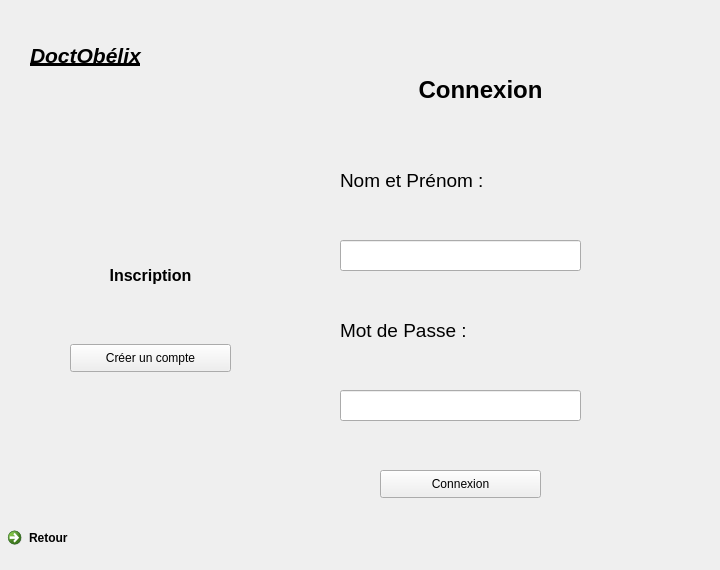
<?xml version="1.0" encoding="UTF-8"?>
<ui version="4.0">
 <class>Form</class>
 <widget class="QWidget" name="Form">
  <property name="geometry">
   <rect>
    <x>0</x>
    <y>0</y>
    <width>720</width>
    <height>570</height>
   </rect>
  </property>
  <property name="windowTitle">
   <string>Form</string>
  </property>
  <widget class="QLabel" name="labelNomPrenom">
   <property name="geometry">
    <rect>
     <x>340</x>
     <y>160</y>
     <width>351</width>
     <height>41</height>
    </rect>
   </property>
   <property name="text">
    <string>&lt;html&gt;&lt;head/&gt;&lt;body&gt;&lt;p&gt;&lt;span style=&quot; font-size:14pt;&quot;&gt;Nom et Prénom :&lt;/span&gt;&lt;/p&gt;&lt;/body&gt;&lt;/html&gt;</string>
   </property>
  </widget>
  <widget class="QLabel" name="labelMdP">
   <property name="geometry">
    <rect>
     <x>340</x>
     <y>310</y>
     <width>351</width>
     <height>41</height>
    </rect>
   </property>
   <property name="text">
    <string>&lt;html&gt;&lt;head/&gt;&lt;body&gt;&lt;p&gt;&lt;span style=&quot; font-size:14pt;&quot;&gt;Mot de Passe : &lt;/span&gt;&lt;/p&gt;&lt;/body&gt;&lt;/html&gt;</string>
   </property>
  </widget>
  <widget class="QLabel" name="labelConnexion">
   <property name="geometry">
    <rect>
     <x>290</x>
     <y>60</y>
     <width>381</width>
     <height>61</height>
    </rect>
   </property>
   <property name="text">
    <string>&lt;html&gt;&lt;head/&gt;&lt;body&gt;&lt;p align=&quot;center&quot;&gt;&lt;span style=&quot; font-size:18pt; font-weight:600;&quot;&gt;Connexion&lt;/span&gt;&lt;/p&gt;&lt;/body&gt;&lt;/html&gt;</string>
   </property>
  </widget>
  <widget class="QLabel" name="Brand_Label">
   <property name="geometry">
    <rect>
     <x>30</x>
     <y>20</y>
     <width>171</width>
     <height>71</height>
    </rect>
   </property>
   <property name="text">
    <string>&lt;html&gt;&lt;head/&gt;&lt;body&gt;&lt;p&gt;&lt;span style=&quot; font-size:16pt; font-weight:600; font-style:italic; text-decoration: underline;&quot;&gt;DoctObélix&lt;/span&gt;&lt;/p&gt;&lt;/body&gt;&lt;/html&gt;</string>
   </property>
  </widget>
  <widget class="QLineEdit" name="NomPrenom_LineEdit">
   <property name="geometry">
    <rect>
     <x>340</x>
     <y>240</y>
     <width>241</width>
     <height>31</height>
    </rect>
   </property>
  </widget>
  <widget class="QLineEdit" name="Mdp_LineEdit">
   <property name="geometry">
    <rect>
     <x>340</x>
     <y>390</y>
     <width>241</width>
     <height>31</height>
    </rect>
   </property>
  </widget>
  <widget class="QPushButton" name="InscriptionButton">
   <property name="geometry">
    <rect>
     <x>70</x>
     <y>344</y>
     <width>161</width>
     <height>28</height>
    </rect>
   </property>
   <property name="text">
    <string>Créer un compte</string>
   </property>
  </widget>
  <widget class="QCommandLinkButton" name="B_Retour_commandLinkButton">
   <property name="geometry">
    <rect>
     <x>0</x>
     <y>520</y>
     <width>222</width>
     <height>48</height>
    </rect>
   </property>
   <property name="text">
    <string>Retour</string>
   </property>
  </widget>
  <widget class="QLabel" name="Inscriptionlabel">
   <property name="geometry">
    <rect>
     <x>50</x>
     <y>260</y>
     <width>201</width>
     <height>31</height>
    </rect>
   </property>
   <property name="text">
    <string>&lt;html&gt;&lt;head/&gt;&lt;body&gt;&lt;p align=&quot;center&quot;&gt;&lt;span style=&quot; font-size:12pt; font-weight:600;&quot;&gt;Inscription&lt;/span&gt;&lt;/p&gt;&lt;/body&gt;&lt;/html&gt;</string>
   </property>
  </widget>
  <widget class="QPushButton" name="ConnexionButton">
   <property name="geometry">
    <rect>
     <x>380</x>
     <y>470</y>
     <width>161</width>
     <height>28</height>
    </rect>
   </property>
   <property name="text">
    <string>Connexion</string>
   </property>
  </widget>
 </widget>
 <resources/>
 <connections>
  <connection>
   <sender>InscriptionButton</sender>
   <signal>released()</signal>
   <receiver>Form</receiver>
   <slot>close()</slot>
   <hints>
    <hint type="sourcelabel">
     <x>150</x>
     <y>357</y>
    </hint>
    <hint type="destinationlabel">
     <x>359</x>
     <y>284</y>
    </hint>
   </hints>
  </connection>
  <connection>
   <sender>B_Retour_commandLinkButton</sender>
   <signal>released()</signal>
   <receiver>Form</receiver>
   <slot>close()</slot>
   <hints>
    <hint type="sourcelabel">
     <x>110</x>
     <y>543</y>
    </hint>
    <hint type="destinationlabel">
     <x>359</x>
     <y>284</y>
    </hint>
   </hints>
  </connection>
  <connection>
   <sender>NomPrenom_LineEdit</sender>
   <signal>textEdited(QString)</signal>
   <receiver>Mdp_LineEdit</receiver>
   <slot>show()</slot>
   <hints>
    <hint type="sourcelabel">
     <x>460</x>
     <y>255</y>
    </hint>
    <hint type="destinationlabel">
     <x>460</x>
     <y>405</y>
    </hint>
   </hints>
  </connection>
 </connections>
</ui>
